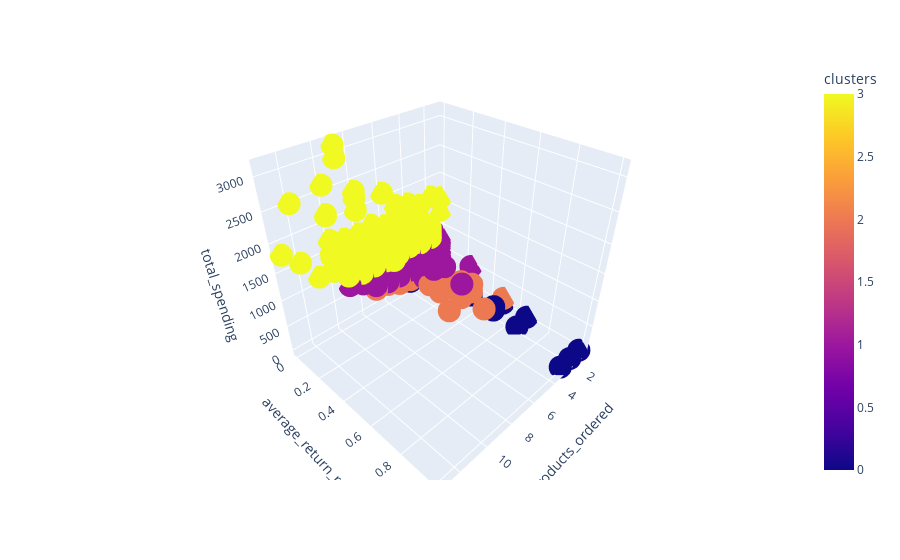

Notebook source saved alongside this figure:
### Code cell
# visualize clusters
figure = px.scatter_3d(customers,
                    color='clusters',
                    x="products_ordered",
                    y="average_return_rate",
                    z="total_spending",            
                    category_orders = {"clusters": ["0", "1", "2", "3", "4"]}                    
                    )
figure.update_layout()
figure.show()

### Figure 1 — Plotly figure (JSON) as saved in the notebook; plotly's stock layout.template omitted (floating-point values rounded to 4 significant figures; data arrays with more than 128 entries replaced by an {"elided": "..."} marker saying what was removed)
{"data": [{"hovertemplate": "products_ordered=%{x}<br>average_return_rate=%{y}<br>total_spending=%{z}<br>clusters=%{marker.color}<extra></extra>", "legendgroup": "", "marker": {"color": {"elided": "24874 int values"}, "coloraxis": "coloraxis", "symbol": "circle"}, "mode": "markers", "name": "", "scene": "scene", "showlegend": false, "type": "scatter3d", "x": {"elided": "24874 int values"}, "y": {"elided": "24874 float values"}, "z": {"elided": "24874 float values"}}], "layout": {"coloraxis": {"colorbar": {"title": {"text": "clusters"}}, "colorscale": [[0, "#0d0887"], [0.1111, "#46039f"], [0.2222, "#7201a8"], [0.3333, "#9c179e"], [0.4444, "#bd3786"], [0.5556, "#d8576b"], [0.6667, "#ed7953"], [0.7778, "#fb9f3a"], [0.8889, "#fdca26"], [1, "#f0f921"]]}, "legend": {"tracegroupgap": 0}, "margin": {"t": 60}, "scene": {"domain": {"x": [0, 1], "y": [0, 1]}, "xaxis": {"title": {"text": "products_ordered"}}, "yaxis": {"title": {"text": "average_return_rate"}}, "zaxis": {"title": {"text": "total_spending"}}}}}
